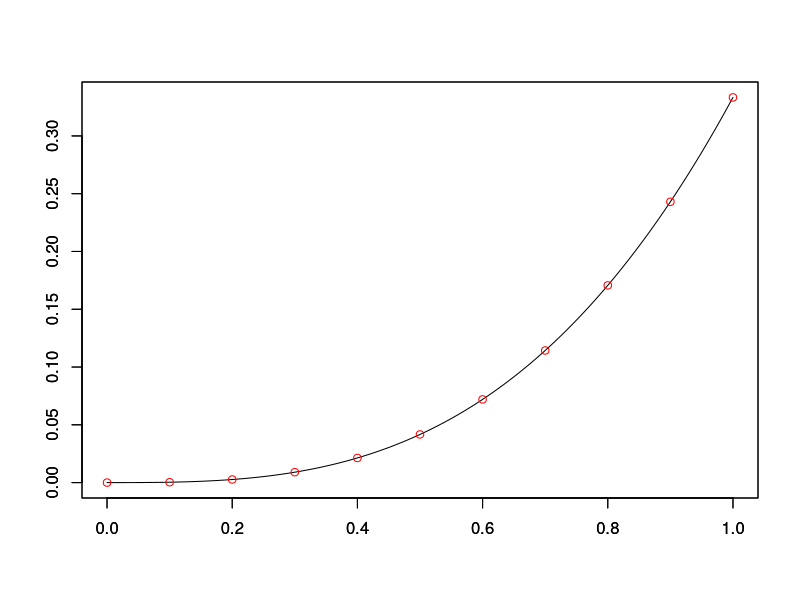
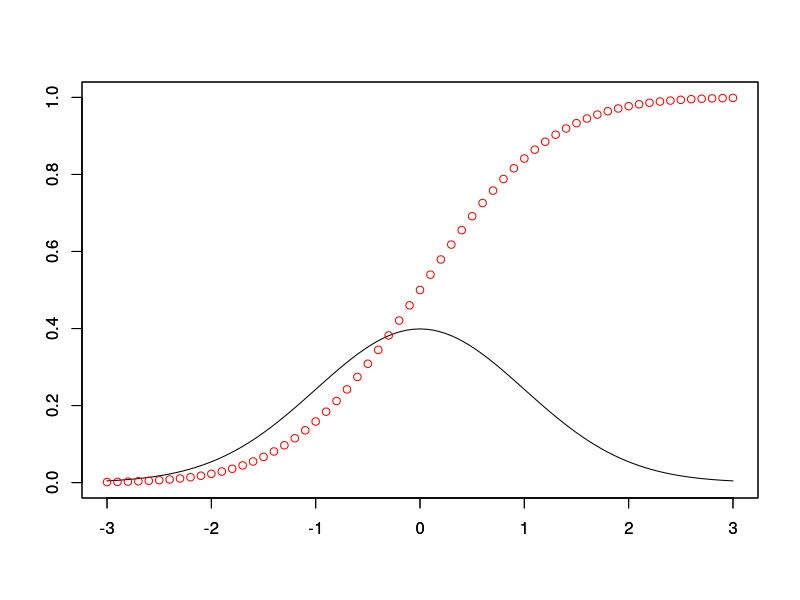
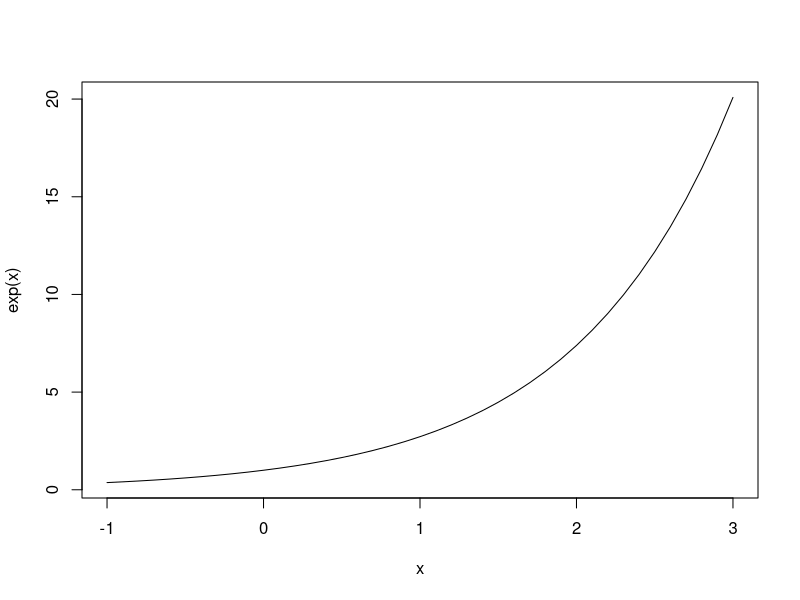
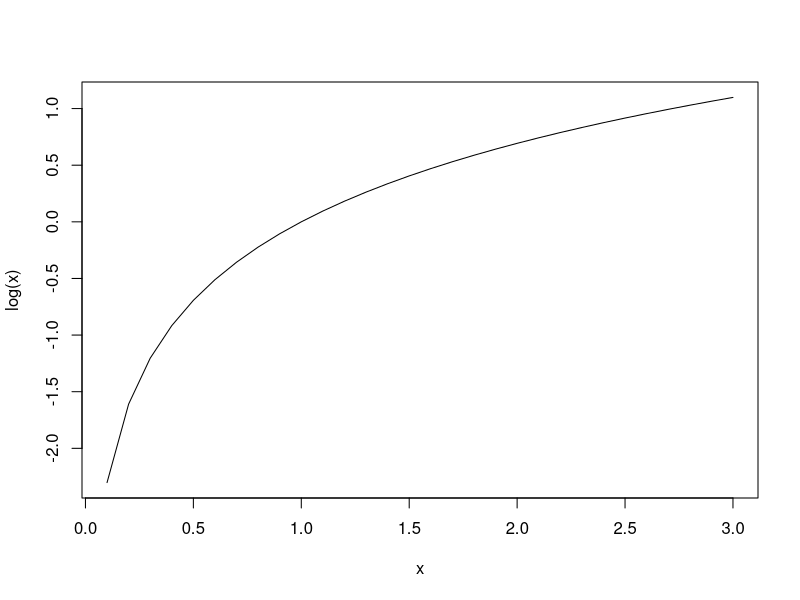
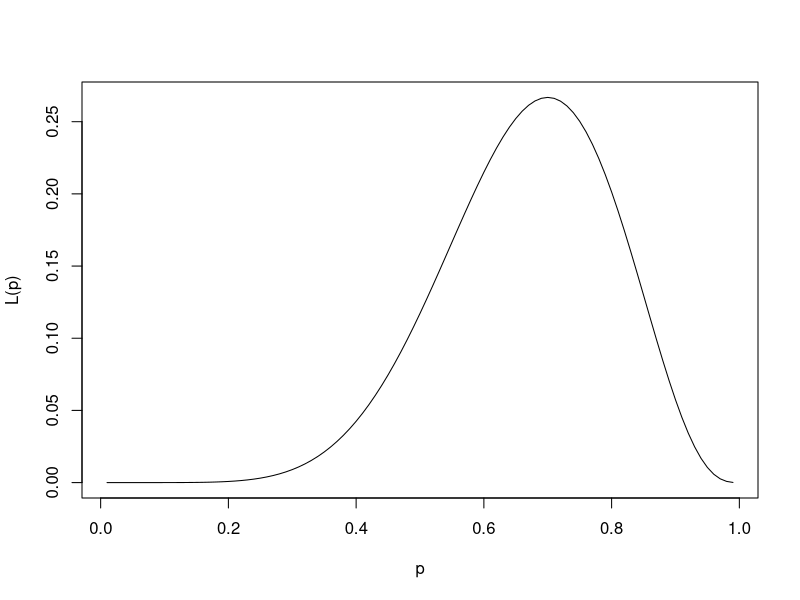
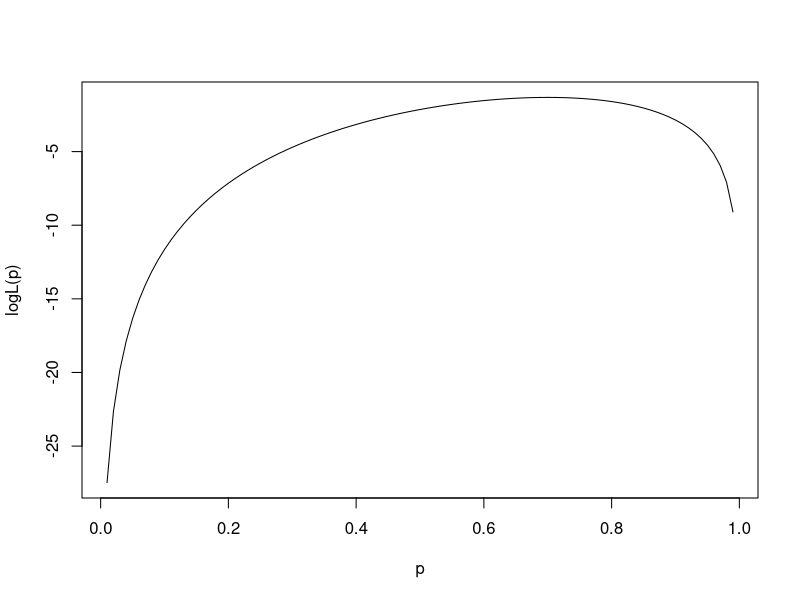

Source code (R) for these figures, in order:
## ---- chunk 1
knitr::opts_chunk$set(echo = TRUE)
## ---- chunk 2
f <- function(x) x^2
integrate(f, 0, 1)
## ---- chunk 3
f <- function(x) x^2
F <- function(x) integrate(f,0,x)$value
plot(function(x) x^3/3,0,1,xlab="",ylab="")
par(new = T)
plot(cbind(seq(0,1,0.1),sapply(seq(0,1,0.1),F)),col="red",xlab="",ylab="")
## ---- chunk 4
stdnorm_pdf <- function(x) exp(-x^2/2)/sqrt(2*pi)
integrate(stdnorm_pdf, -Inf, Inf)
stdnorm_cdf <- function(x) integrate(stdnorm_pdf, -Inf, x)$value
plot(stdnorm_pdf,-3,3,xlim=c(-3,3),ylim=c(0,1),xlab="",ylab="")
par(new = T)
plot(cbind(seq(-3,3,0.1),sapply(seq(-3,3,0.1),stdnorm_cdf)),col="red"
     ,xlim=c(-3,3),ylim=c(0,1),xlab="",ylab="")
## ---- chunk 5
x <- seq(-1,3,0.1)
plot(x, exp(x), type = "l")
## ---- chunk 6
x <- seq(0.1,3,0.1)
plot(x, log(x), type = "l")
## ---- chunk 7
L <- function(p) dbinom(7,10,p)
p <- seq(0.01,0.99,0.01)
plot(p,L(p),type="l")
optimize(L, c(0,1),maximum = TRUE)
## ---- chunk 8
logL <- function(p) log(dbinom(7,10,p))
plot(p,logL(p),type="l")
optimize(logL, c(0,1),maximum = TRUE)
